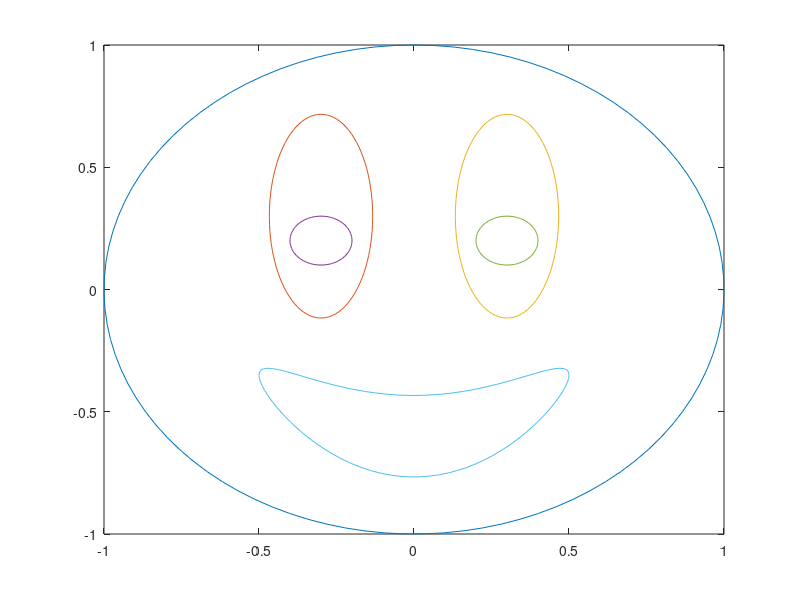

Write the MATLAB code that produced this figure.
%MODULE 9
%exercice 1
clear A;
clear iterations;

iterations=10;
A(1:iterations)=0;
A(1:2:iterations)=1;
plot(A);
%----------

%exercice 2
plot( max( min( sin(linspace(0, 6*pi)), 0.8 ), -0.8 ));
%----------
%==========

%MODULE 10
%exercice 1
hold off;
eyeseparation=0.6;
eyeheight=0.3;
mouthheight=-0.6;
eyesize=1/6;
eyeratio=2.5;
pupilsize=1/10;
pupilheight=0.2;

v=linspace(0, 2*pi);
x=sin(v);
y=cos(v);

plot(x,y);
hold all;
xlefteye=(x*eyesize)-(eyeseparation/2);
ylefteye=(eyeratio*y*eyesize)+eyeheight;
plot(xlefteye,ylefteye);

xrighteye=(x*eyesize)+(eyeseparation/2);
yrighteye=(eyeratio*y*eyesize)+eyeheight;
plot(xrighteye,yrighteye);

xleftpupil=(x*pupilsize)-(eyeseparation/2);
yleftpupil=(y*pupilsize)+pupilheight;
plot(xleftpupil, yleftpupil);

xrightpupil=(x*pupilsize)+(eyeseparation/2);
yrightpupil=(y*pupilsize)+pupilheight;
plot(xrightpupil, yrightpupil);

xmouth=(x/2);
ymouth=((y/6)+mouthheight)+abs(xmouth.*xmouth);
plot(xmouth,ymouth);

for n=1:5
TIME=[5, 10, 8, 13, 9];
pause(TIME(n));
hold off;


%blink --------------------------------------------------------------------
plot(x,y);
hold all;

plot(xmouth,ymouth);

xblinklefteye=(x*eyesize)-(eyeseparation/2);
yblinklefteye=(y*0.0001)+pupilheight;
plot(xblinklefteye,yblinklefteye);

xblinkrighteye=(x*eyesize)+(eyeseparation/2);
yblinkrighteye=(y*0.0001)+pupilheight;
plot(xblinkrighteye,yblinkrighteye);


pause(0.2);
hold off;
%--------------------------------------------------------------------------

%back to regular face -----------------------------------------------------
plot(x,y);
hold all;
plot(xlefteye,ylefteye);
plot(xrighteye,yrighteye);
plot(xleftpupil, yleftpupil);
plot(xrightpupil, yrightpupil);
plot(xmouth,ymouth);
end